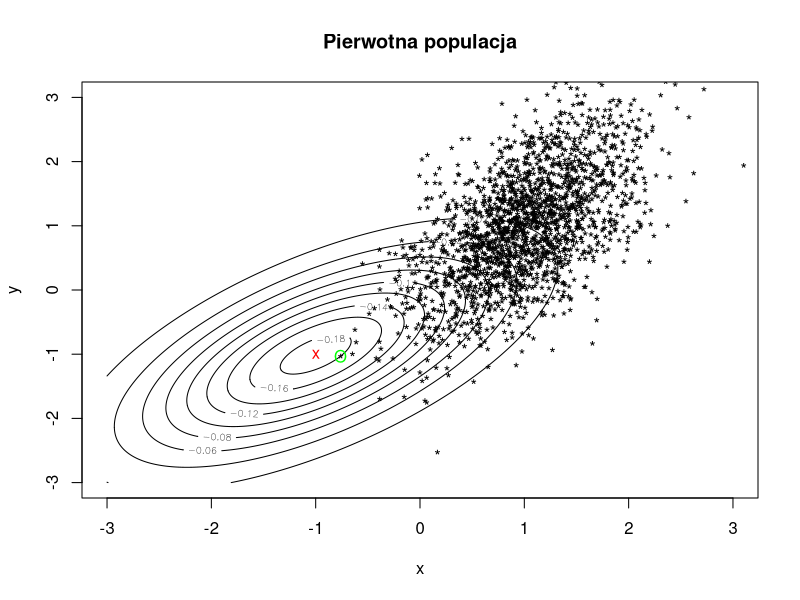
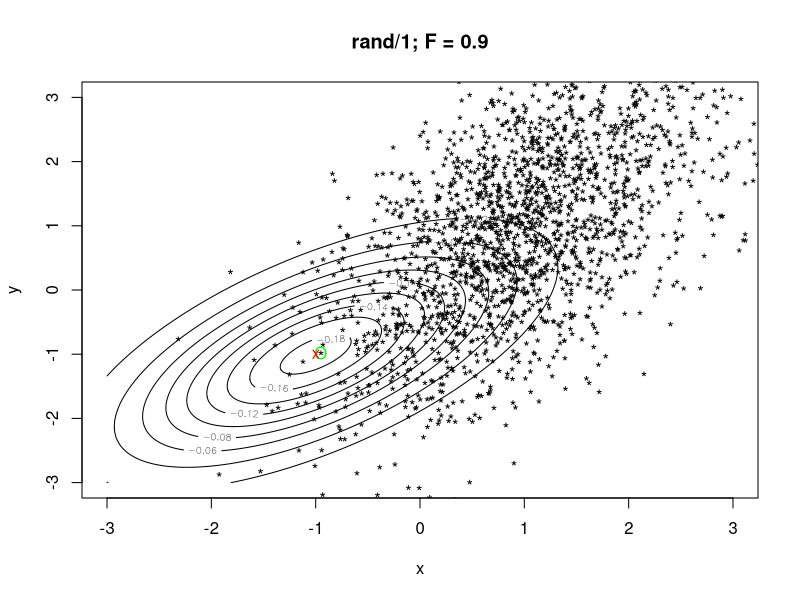
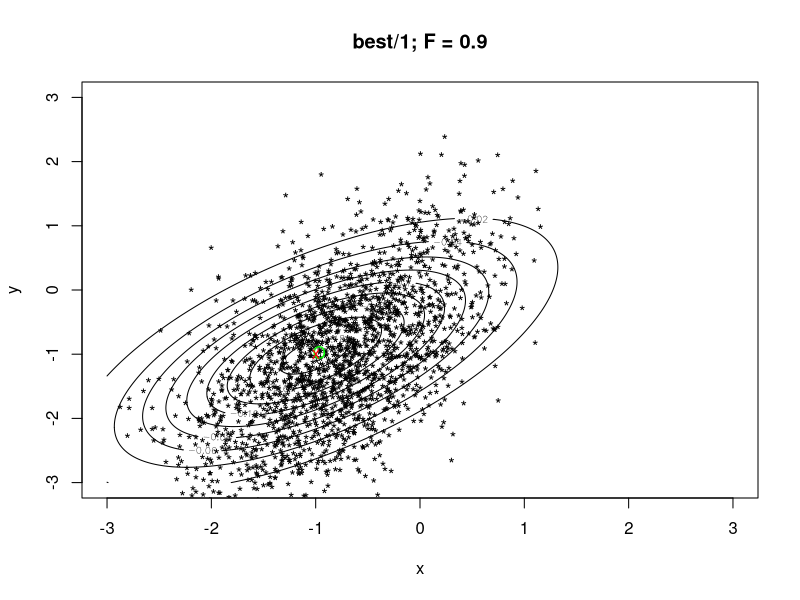
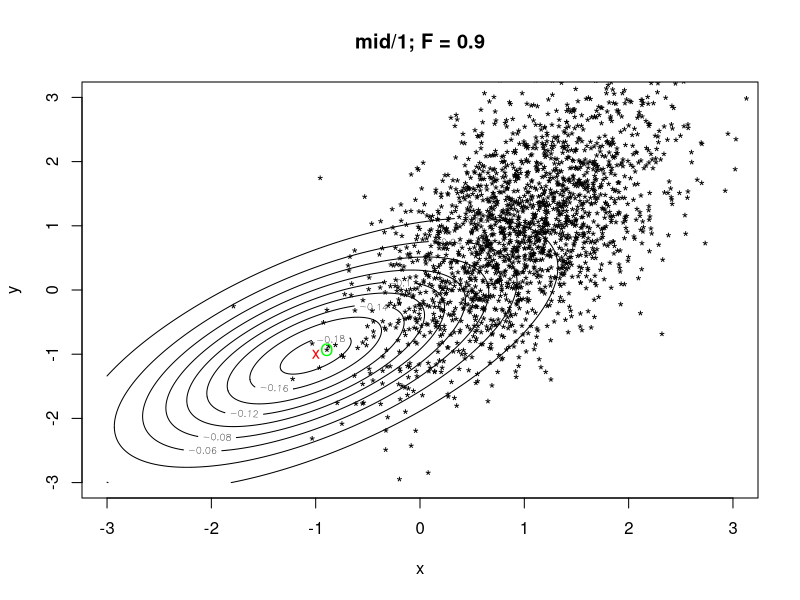
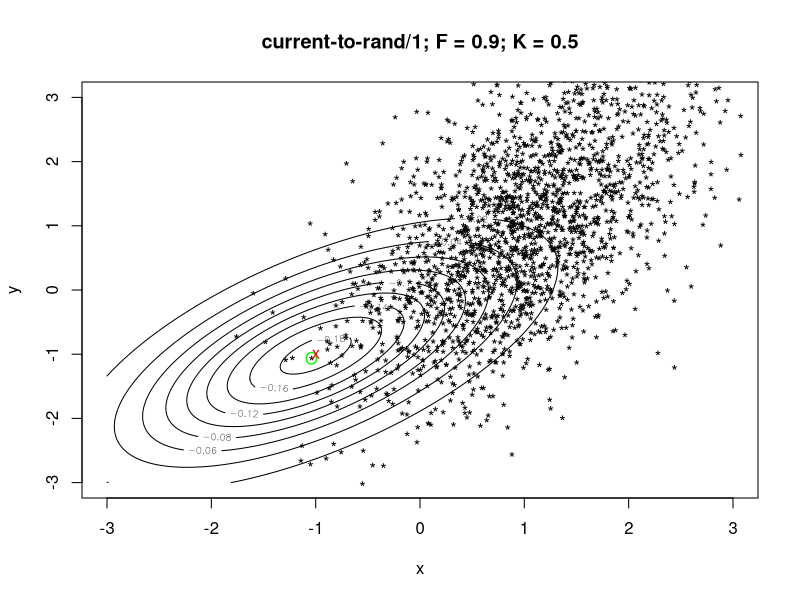
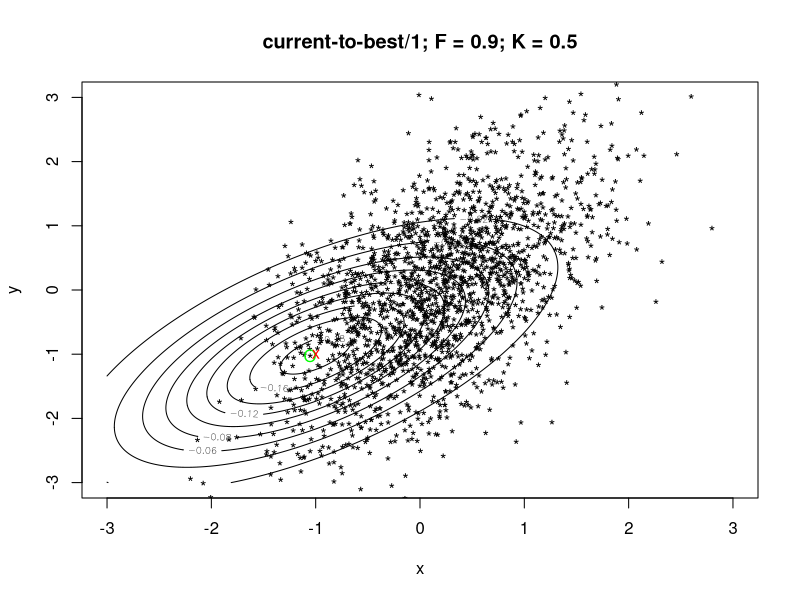
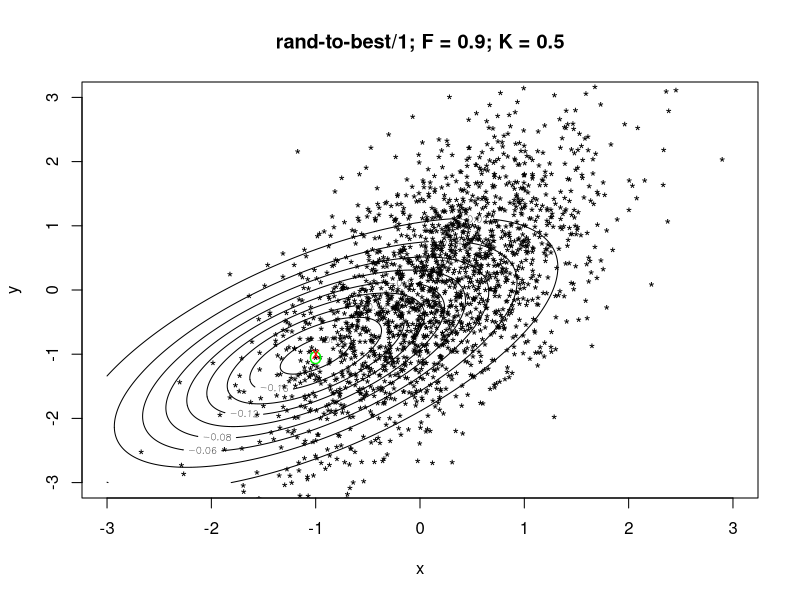
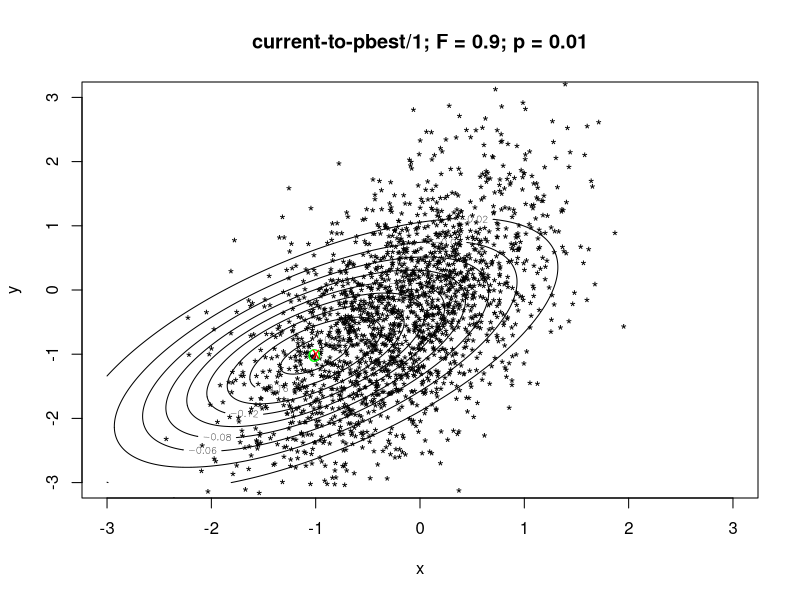

Source code (R) for these figures, in order:
library(mvtnorm)

myfun = function(v)
{
  -dmvnorm(v, mean=c(-1,-1), sigma=matrix(c(1.2,0.7,0.7,1),nrow=2))
}

derand = function(pop)
{
  pop_size = dim(pop)[1]
  selected = matrix(replicate(pop_size, sample(1:pop_size, size = 3, replace = F)), nrow=pop_size, byrow=T)
  t(apply(selected, 1, function(sel) { pop[sel[1],] + 0.9 * (pop[sel[2],] - pop[sel[3],]) }))
}

debest = function(pop,best)
{
  pop_size = dim(pop)[1]
  selected = matrix(replicate(pop_size, sample(1:pop_size, size = 2, replace = F)), nrow=pop_size, byrow=T)
  t(apply(selected, 1, function(sel) { best + 0.9 * (pop[sel[1],] - pop[sel[2],]) }))
}

demid = function(pop,mid)
{
  pop_size = dim(pop)[1]
  selected = matrix(replicate(pop_size, sample(1:pop_size, size = 2, replace = F)), nrow=pop_size, byrow=T)
  t(apply(selected, 1, function(sel) { mid + 0.9 * (pop[sel[1],] - pop[sel[2],]) }))
}

decurrentrand = function(pop)
{
  pop_size = dim(pop)[1]
  selected = matrix(replicate(pop_size, sample(1:pop_size, size = 3, replace = F)), nrow=pop_size, byrow=T)
  selected = cbind(1:pop_size, selected)
  t(apply(selected, 1, function(sel) { 0.5 * pop[sel[1],] + 0.5*pop[sel[2],] + 0.9 * (pop[sel[3],] - pop[sel[4],]) }))
}

decurrentbest = function(pop,best)
{
  pop_size = dim(pop)[1]
  selected = matrix(replicate(pop_size, sample(1:pop_size, size = 2, replace = F)), nrow=pop_size, byrow=T)
  selected = cbind(1:pop_size, selected)
  t(apply(selected, 1, function(sel) { 0.5 * pop[sel[1],] + 0.5*best + 0.9 * (pop[sel[2],] - pop[sel[3],]) }))
}

derandbest = function(pop,best)
{
  pop_size = dim(pop)[1]
  selected = matrix(replicate(pop_size, sample(1:pop_size, size = 3, replace = F)), nrow=pop_size, byrow=T)
  t(apply(selected, 1, function(sel) { 0.5 * pop[sel[1],] + 0.5*best + 0.9 * (pop[sel[2],] - pop[sel[3],]) }))
}

decurrentpbest = function(pop,p)
{
  pop_size = dim(pop)[1]
  p_size = pop_size*p
  values = myfun(pop)
  pop = pop[order(values),]

  selected = matrix(replicate(pop_size, sample(1:pop_size, size = 2, replace = F)), nrow=pop_size, byrow=T)
  selected = cbind(matrix(replicate(pop_size, sample(1:p_size, size = 1, replace = F)), nrow=pop_size, byrow=T), selected)
  selected = cbind(1:pop_size, selected)
  t(apply(selected, 1, function(sel) { pop[sel[1],] + 0.9 * (pop[sel[2],] - pop[sel[1],]) + 0.9 * (pop[sel[3],] - pop[sel[4],]) }))
}


x = seq(from = -3, to = 3, by=0.01)
y = seq(from = -3, to = 3, by=0.01)
v = expand.grid(x,y)
random_before = rmvnorm(2000, mean = c(1,1), sigma = matrix(c(0.3,0.3,0.3,0.8), nrow=2))

png("basic.png", width = 500, height=500)
contour(x,y, matrix(myfun(v),nrow=length(x)), main="Pierwotna populacja", xlab="x", ylab="y")
points(random_before[,1], random_before[,2], pch="*")
n_best = which.min(myfun(random_before))
points(random_before[n_best,1],random_before[n_best,2], pch="O", col="green")
points(-1,-1, pch="x", col="red")
dev.off()

png("rand1.png", width = 500, height=500)
contour(x,y, matrix(myfun(v),nrow=length(x)), main="rand/1; F = 0.9", xlab="x", ylab="y")
after = derand(random_before)
n_best_after = which.min(myfun(after))
points(after[,1], after[,2], pch="*", col="black")
points(after[n_best_after,1],after[n_best_after,2], pch="O", col="green")
points(-1,-1, pch="x", col="red")
dev.off()

png("best1.png", width = 500, height=500)
contour(x,y, matrix(myfun(v),nrow=length(x)), main="best/1; F = 0.9", xlab="x", ylab="y")
after = debest(random_before, matrix(random_before[n_best,], nrow=1))
n_best_after = which.min(myfun(after))
points(after[,1], after[,2], pch="*", col="black")
points(after[n_best_after,1],after[n_best_after,2], pch="O", col="green")
points(-1,-1, pch="x", col="red")
dev.off()

png("mid1.png", width = 500, height=500)
contour(x,y, matrix(myfun(v),nrow=length(x)), main="mid/1; F = 0.9", xlab="x", ylab="y")
after = demid(random_before, colMeans(random_before))
n_best_after = which.min(myfun(after))
points(after[,1], after[,2], pch="*", col="black")
points(after[n_best_after,1],after[n_best_after,2], pch="O", col="green")
points(-1,-1, pch="x", col="red")
dev.off()

png("current-to-rand.png", width = 500, height=500)
contour(x,y, matrix(myfun(v),nrow=length(x)), main="current-to-rand/1; F = 0.9; K = 0.5", xlab="x", ylab="y")
after = decurrentrand(random_before)
n_best_after = which.min(myfun(after))
points(after[,1], after[,2], pch="*", col="black")
points(after[n_best_after,1],after[n_best_after,2], pch="O", col="green")
points(-1,-1, pch="x", col="red")
dev.off()

png("current-to-best.png", width = 500, height=500)
contour(x,y, matrix(myfun(v),nrow=length(x)), main="current-to-best/1; F = 0.9; K = 0.5", xlab="x", ylab="y")
after = decurrentbest(random_before, matrix(random_before[n_best,], nrow=1))
n_best_after = which.min(myfun(after))
points(after[,1], after[,2], pch="*", col="black")
points(after[n_best_after,1],after[n_best_after,2], pch="O", col="green")
points(-1,-1, pch="x", col="red")
dev.off()

png("rand-to-best.png", width = 500, height=500)
contour(x,y, matrix(myfun(v),nrow=length(x)), main="rand-to-best/1; F = 0.9; K = 0.5", xlab="x", ylab="y")
after = derandbest(random_before, matrix(random_before[n_best,], nrow=1))
n_best_after = which.min(myfun(after))
points(after[,1], after[,2], pch="*", col="black")
points(after[n_best_after,1],after[n_best_after,2], pch="O", col="green")
points(-1,-1, pch="x", col="red")
dev.off()

png("current-to-pbest.png", width = 500, height=500)
contour(x,y, matrix(myfun(v),nrow=length(x)), main="current-to-pbest/1; F = 0.9; p = 0.01", xlab="x", ylab="y")
after = decurrentpbest(random_before, 0.01)
n_best_after = which.min(myfun(after))
points(after[,1], after[,2], pch="*", col="black")
points(after[n_best_after,1],after[n_best_after,2], pch="O", col="green")
points(-1,-1, pch="x", col="red")
dev.off()


